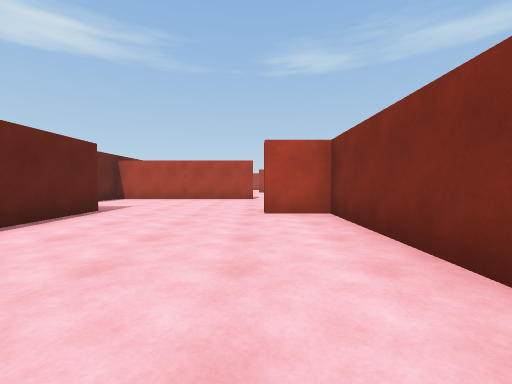
View 1 (above)

15 first-person views from a walk through a Unity game level. The camera is 1.2 m above the floor, tilts 2° down and sees 90° across. The floor is counted in squares, 2 m on a side. Each view is taken from the middle of a square. On the plan, view 1 faces up. The plan holds only what a view shows up to about 9 squares ahead; the rest is blank. The place goes on beyond the plan. The player is left out. Some animated figures are left out.

View 2
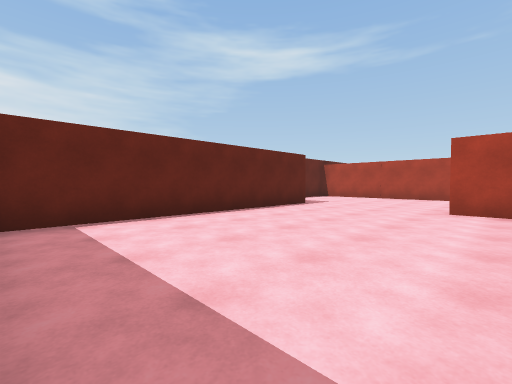

View 3
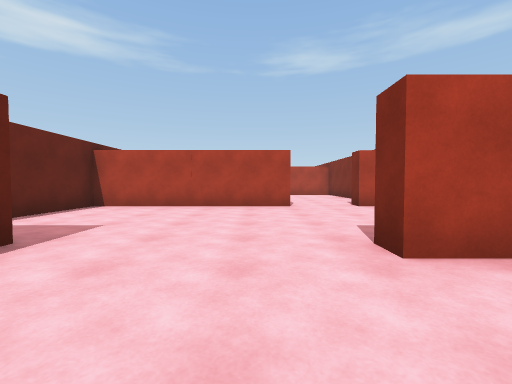

View 4
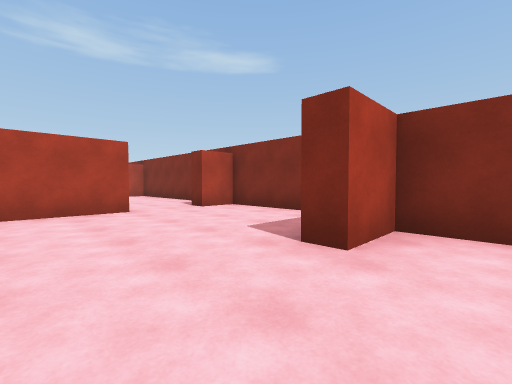

View 5
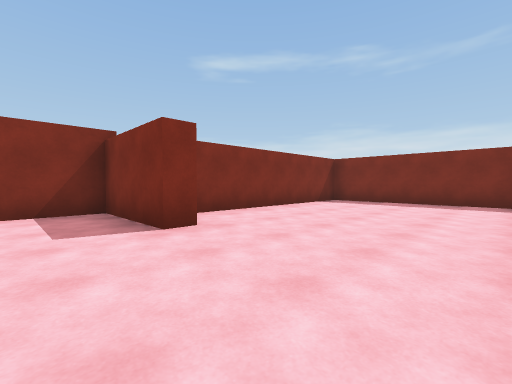

View 6
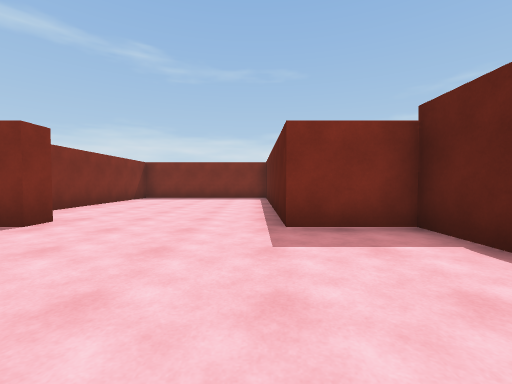

View 7
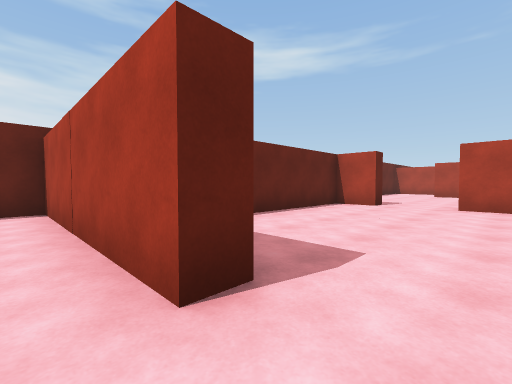

View 8
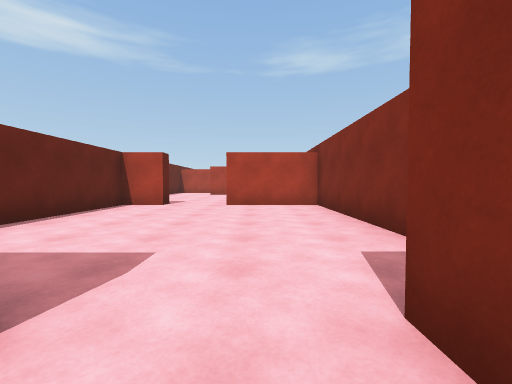

View 9
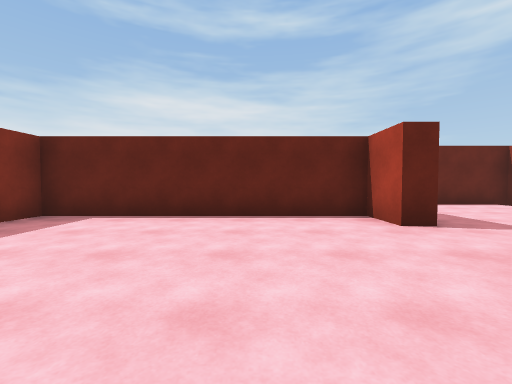

View 10
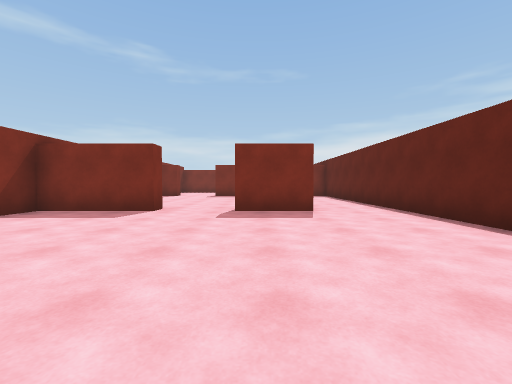

View 11
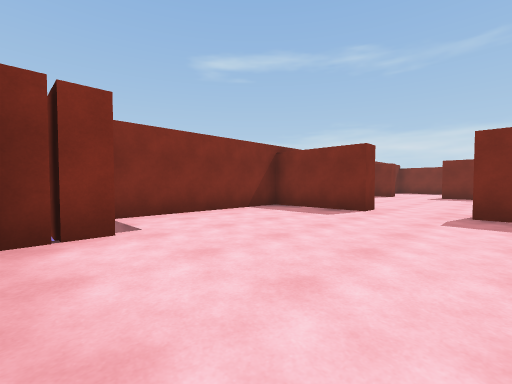

View 12
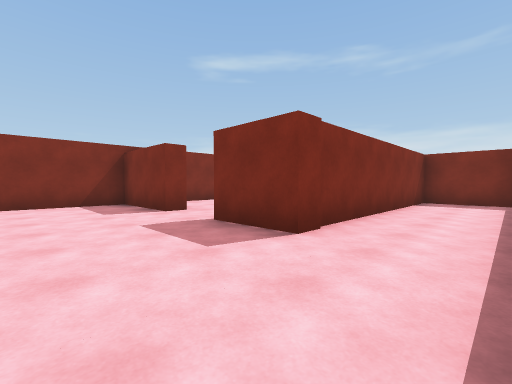

View 13
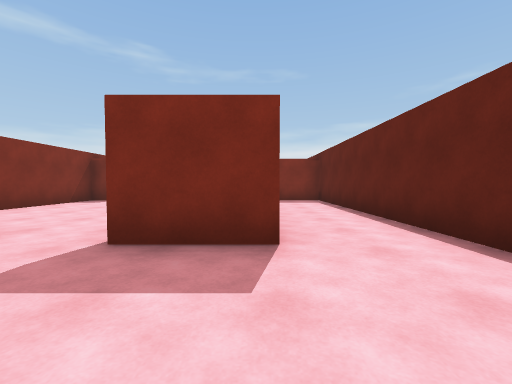

View 14
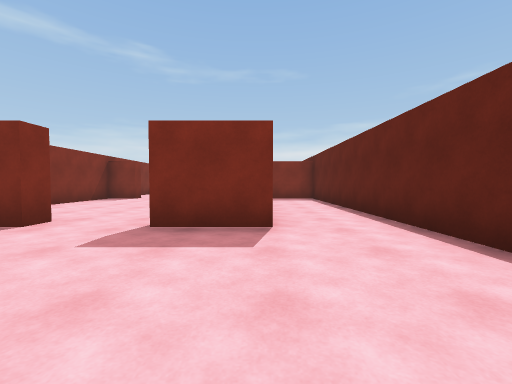

View 15
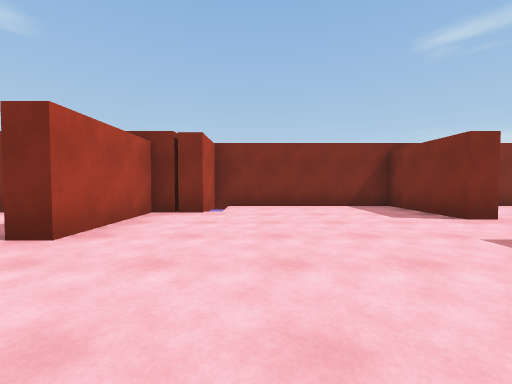

### Floor plan
Points are (right, up) in squares from view 1. A wall is a line through its corners. A room is listed if a view was taken in it or the views show most of it. See-through windows are left out.
Room 1 (views 1, 2, 3, 4, 5, 6, 7, 8)
walls: (-0.1, 10.1) (-0.1, 9.6) (-5.2, 9.6) (-5.2, 5.5) (-3.4, 5.5) (-3.4, -1.1); (-3, -1.4) (1.5, -1.4) (1.5, 5) (0.2, 5) (0.2, 5.5) (2.7, 5.5) (2.7, 9.6) (1.7, 9.6) (1.7, 10.1)
ways out: opening at (0.5, 10) to room 2
Room 2 (view 9)
walls: (2.1, 10.1) (2.7, 10.1) (2.7, 16) (0.2, 16) (0.2, 16.5); (-1.6, 16.5) (-1.6, 16) (-2.6, 16) (-2.6, 10.1) (-1.9, 10.1)
ways out: opening at (0.5, 10) to room 1; opening at (-0.5, 16) to room 3
Room 3 (views 10, 11, 12, 13, 14, 15)
walls: (0.2, 16.5) (2.7, 16.5) (2.7, 21.1) (1.2, 21.1) (1.2, 22.1) (-1.3, 22.1) (-1.3, 22.5); (-5.2, 21.1) (-5.2, 10.1) (-3.2, 10.1) (-3.2, 16.5) (-1.6, 16.5)
ways out: opening at (-0.5, 16) to room 2

Where each view was taken, in squares from view 1:
view 1: 0 up, 0 right, facing up
view 2: 1 down, 1 right, facing up-left
view 3: 3 up, 1 left, facing up
view 4: 4 up, 2 left, facing up-right
view 5: 7 up, 3 left, facing down-right
view 6: 9 up, 3 left, facing down
view 7: 9 up, 1 right, facing up-left
view 8: 9 up, 1 right, facing up
view 9: 14 up, 2 right, facing left
view 10: 22 up, 2 left, facing down
view 11: 22 up, 2 left, facing down-right
view 12: 19 up, 5 left, facing down-right
view 13: 19 up, 3 left, facing down
view 14: 20 up, 3 left, facing down
view 15: 20 up, 4 left, facing right
